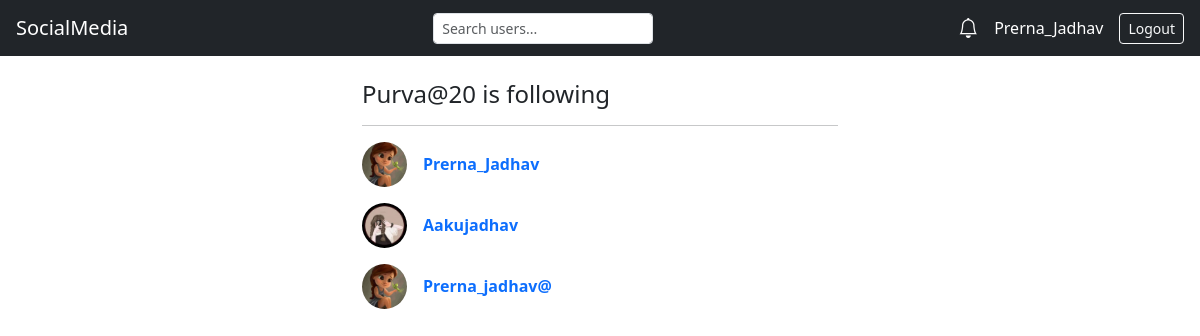
The page /accounts/following/Purva@20/ (signed in) on the database its author committed.
### accounts/models.py (models this page shows, shortened)
class Follow(models.Model):
    follower = models.ForeignKey(
        User, on_delete=models.CASCADE, related_name="following"
    )
    following = models.ForeignKey(
        User, on_delete=models.CASCADE, related_name="followers"
    )
    created = models.DateTimeField(auto_now_add=True)
    class Meta:
        unique_together = ("follower", "following")

class Profile(models.Model):
    user = models.OneToOneField(User, on_delete=models.CASCADE)
    bio = models.TextField(blank=True)
    image = models.ImageField(upload_to="profile_pics/", default="default.jpg")
    cover = models.ImageField(upload_to="cover_photos/", default="cover.jpg")

### accounts/views.py (the view)
# urls.py: path("following/<str:username>/", views.following_view, name="following"),
@login_required
def following_view(request, username):
    user = get_object_or_404(User, username=username)
    following = Follow.objects.filter(follower=user)
    return render(request, "accounts/following.html", {
        "profile_user": user,
        "following": following,
    })

### accounts/context_processors.py (called while the page is built)
def notifications_count(request):
    if request.user.is_authenticated:
        return {
            "unread_notifications": request.user.notifications.filter(is_read=False).count()
        }
    return {
        "unread_notifications": 0
    }

### accounts/templates/accounts/following.html
{% extends "base.html" %}
{% block content %}
<div class="container mt-4" style="max-width:500px">
  <h4 class="mb-3">
    {{ profile_user.username }} is following
  </h4>
  <hr>
  {% for f in following %}
  <div class="d-flex align-items-center mb-3">
    <img src="{{ f.following.profile.image.url }}"
         class="rounded-circle me-3"
         width="45" height="45"
         style="object-fit:cover">
    <a href="{% url 'accounts:profile' f.following.username %}"
       class="fw-semibold text-decoration-none">
      {{ f.following.username }}
    </a>
  </div>
  {% empty %}
    <p class="text-muted">Not following anyone</p>
  {% endfor %}
</div>
{% endblock %}

### templates/base.html (shortened to what this page needs)
{% load static %}
<!DOCTYPE html>
<html lang="en">
<head>
    <link href="https://cdn.jsdelivr.net/npm/bootstrap@5.3.2/dist/css/bootstrap.min.css" rel="stylesheet">
    <link href="https://cdn.jsdelivr.net/npm/bootstrap-icons@1.11.3/font/bootstrap-icons.css" rel="stylesheet">
    <link rel="stylesheet" href="{% static 'css/profile.css' %}">
</head>
<body>
<nav class="navbar navbar-dark bg-dark px-3">
    <a class="navbar-brand" href="{% url 'posts:feed' %}">SocialMedia</a>
    {% if user.is_authenticated %}
    <form method="GET"
          action="{% url 'accounts:user_search' %}"
          class="d-flex me-3">
        <input type="text"
               name="q"
               class="form-control form-control-sm"
               placeholder="Search users..."
               value="{{ request.GET.q }}">
    </form>
    {% endif %}
    <div class="d-flex align-items-center gap-3">
        {% if user.is_authenticated %}
            <a href="{% url 'accounts:notifications' %}"
               class="position-relative text-white text-decoration-none">
                <i class="bi bi-bell fs-5"></i>
            </a>
            <a href="{% url 'accounts:profile' user.username %}"
               class="text-white text-decoration-none">
                {{ user.username }}
            </a>
            <form method="post" action="{% url 'accounts:logout' %}">
                <button class="btn btn-sm btn-outline-light">Logout</button>
            </form>
        {% else %}
            <a href="{% url 'accounts:login' %}" class="btn btn-light">Login</a>
        {% endif %}
    </div>
</nav>
<div class="container mt-4">
    {% block content %}{% endblock %}
</div>
</body>
</html>

### rows shown on the page
Follow: following.profile.image (picture), following.username "Prerna_Jadhav"
Follow: following.profile.image (picture), following.username "Aakujadhav"
Follow: following.profile.image (picture), following.username "Prerna_jadhav@"

### other values the page prints
{{ user.username }} "Prerna_Jadhav"
{{ profile_user.username }} "Purva@20"
